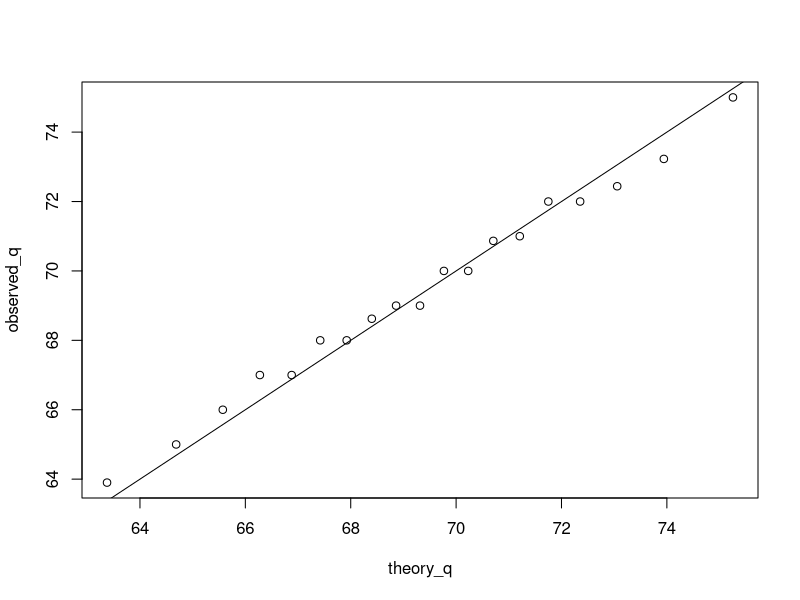

Reproduce this figure in R.
## ---- chunk 1
library(tidyverse)
library(dslabs)
## ---- chunk 2
str(murders)
## ---- chunk 3
names(murders)
## ---- chunk 4
murders$state[1:5]
## ---- chunk 5
x <- seq(1:10)
x
## ---- chunk 6
x.odd <- seq(1,10,2)
x.odd
## ---- chunk 7
y.divide <- seq(1,10, length.out = 3)
y.divide
## ---- chunk 8
city <- c("Tokyo", "Lile", "Dover")
area <- c(10, 8, 13)
names(area) <- city
area
## ---- chunk 9
data <- data.frame(name=city, value=area)
data
## ---- chunk 10
data("heights")
male <- heights %>% 
  filter(sex=="Male")
## ---- chunk 11
p <- seq(0.05, 0.95, 0.05)
## ---- chunk 12
observed_q <- quantile(male$height, p)
theory_q <- qnorm(p, mean=mean(male$height), sd=sd(male$height))
## ---- chunk 13
plot(theory_q, observed_q)
abline(0,1)
